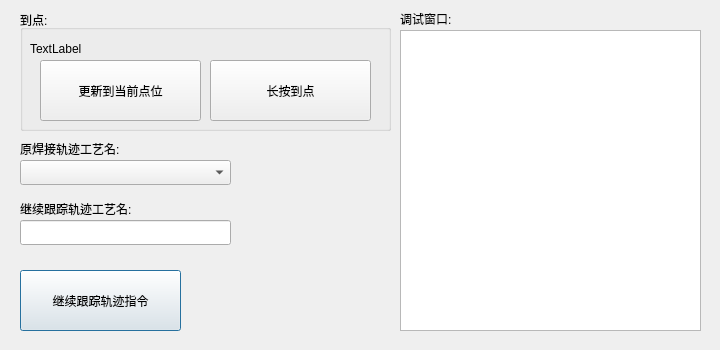
<?xml version="1.0" encoding="UTF-8"?>
<ui version="4.0">
 <class>keytracecontinueDlg</class>
 <widget class="QDialog" name="keytracecontinueDlg">
  <property name="geometry">
   <rect>
    <x>0</x>
    <y>0</y>
    <width>720</width>
    <height>350</height>
   </rect>
  </property>
  <property name="windowTitle">
   <string>Dialog</string>
  </property>
  <widget class="QLabel" name="label">
   <property name="geometry">
    <rect>
     <x>400</x>
     <y>10</y>
     <width>67</width>
     <height>17</height>
    </rect>
   </property>
   <property name="text">
    <string>调试窗口:</string>
   </property>
  </widget>
  <widget class="QTextBrowser" name="record">
   <property name="geometry">
    <rect>
     <x>400</x>
     <y>30</y>
     <width>301</width>
     <height>301</height>
    </rect>
   </property>
  </widget>
  <widget class="QComboBox" name="tracecontinuenamecombo">
   <property name="geometry">
    <rect>
     <x>20</x>
     <y>160</y>
     <width>211</width>
     <height>25</height>
    </rect>
   </property>
  </widget>
  <widget class="QPushButton" name="pushButton">
   <property name="geometry">
    <rect>
     <x>20</x>
     <y>270</y>
     <width>161</width>
     <height>61</height>
    </rect>
   </property>
   <property name="text">
    <string>继续跟踪轨迹指令</string>
   </property>
  </widget>
  <widget class="QLineEdit" name="tracecontinuename">
   <property name="geometry">
    <rect>
     <x>20</x>
     <y>220</y>
     <width>211</width>
     <height>25</height>
    </rect>
   </property>
  </widget>
  <widget class="QLabel" name="label_4">
   <property name="geometry">
    <rect>
     <x>20</x>
     <y>140</y>
     <width>141</width>
     <height>17</height>
    </rect>
   </property>
   <property name="text">
    <string>原焊接轨迹工艺名:</string>
   </property>
  </widget>
  <widget class="QLabel" name="label_31">
   <property name="geometry">
    <rect>
     <x>20</x>
     <y>200</y>
     <width>151</width>
     <height>17</height>
    </rect>
   </property>
   <property name="text">
    <string>继续跟踪轨迹工艺名:</string>
   </property>
  </widget>
  <widget class="QGroupBox" name="groupBox_2">
   <property name="geometry">
    <rect>
     <x>20</x>
     <y>10</y>
     <width>371</width>
     <height>121</height>
    </rect>
   </property>
   <property name="title">
    <string>到点:</string>
   </property>
   <widget class="QLabel" name="arrive_pos">
    <property name="geometry">
     <rect>
      <x>10</x>
      <y>30</y>
      <width>351</width>
      <height>17</height>
     </rect>
    </property>
    <property name="text">
     <string>TextLabel</string>
    </property>
   </widget>
   <widget class="QPushButton" name="arriveBtn">
    <property name="geometry">
     <rect>
      <x>190</x>
      <y>50</y>
      <width>161</width>
      <height>61</height>
     </rect>
    </property>
    <property name="text">
     <string>长按到点</string>
    </property>
   </widget>
   <widget class="QPushButton" name="updata_posBtn">
    <property name="geometry">
     <rect>
      <x>20</x>
      <y>50</y>
      <width>161</width>
      <height>61</height>
     </rect>
    </property>
    <property name="text">
     <string>更新到当前点位</string>
    </property>
   </widget>
  </widget>
 </widget>
 <resources/>
 <connections/>
</ui>
